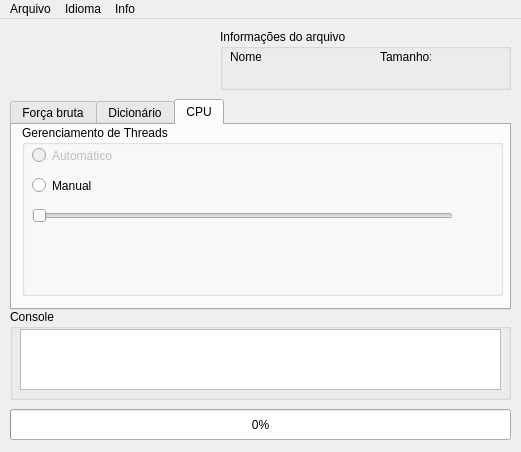
<?xml version="1.0" encoding="UTF-8"?>
<ui version="4.0">
 <class>janela</class>
 <widget class="QMainWindow" name="janela">
  <property name="windowModality">
   <enum>Qt::NonModal</enum>
  </property>
  <property name="enabled">
   <bool>true</bool>
  </property>
  <property name="geometry">
   <rect>
    <x>0</x>
    <y>0</y>
    <width>521</width>
    <height>452</height>
   </rect>
  </property>
  <property name="minimumSize">
   <size>
    <width>521</width>
    <height>452</height>
   </size>
  </property>
  <property name="maximumSize">
   <size>
    <width>521</width>
    <height>452</height>
   </size>
  </property>
  <property name="windowTitle">
   <string>RAR Recovery</string>
  </property>
  <property name="windowIcon">
   <iconset>
    <normaloff>icones/Winrar/Winrar-com-chave.png</normaloff>icones/Winrar/Winrar-com-chave.png</iconset>
  </property>
  <property name="animated">
   <bool>true</bool>
  </property>
  <widget class="QWidget" name="centralwidget">
   <widget class="QPushButton" name="pushButtonIniciar">
    <property name="geometry">
     <rect>
      <x>10</x>
      <y>10</y>
      <width>61</width>
      <height>61</height>
     </rect>
    </property>
    <property name="font">
     <font>
      <weight>50</weight>
      <bold>false</bold>
     </font>
    </property>
    <property name="text">
     <string notr="true"/>
    </property>
    <property name="icon">
     <iconset>
      <normaloff>icones/Controles de midias/play-dentro-de-um-círculo-96.png</normaloff>icones/Controles de midias/play-dentro-de-um-círculo-96.png</iconset>
    </property>
    <property name="iconSize">
     <size>
      <width>50</width>
      <height>50</height>
     </size>
    </property>
    <property name="flat">
     <bool>true</bool>
    </property>
   </widget>
   <widget class="QPushButton" name="pushButtonParar">
    <property name="enabled">
     <bool>true</bool>
    </property>
    <property name="geometry">
     <rect>
      <x>150</x>
      <y>10</y>
      <width>61</width>
      <height>61</height>
     </rect>
    </property>
    <property name="font">
     <font>
      <weight>50</weight>
      <bold>false</bold>
     </font>
    </property>
    <property name="text">
     <string notr="true"/>
    </property>
    <property name="icon">
     <iconset>
      <normaloff>icones/Controles de midias/pare-quadrado-96.png</normaloff>icones/Controles de midias/pare-quadrado-96.png</iconset>
    </property>
    <property name="iconSize">
     <size>
      <width>50</width>
      <height>50</height>
     </size>
    </property>
    <property name="flat">
     <bool>true</bool>
    </property>
   </widget>
   <widget class="QPushButton" name="pushButtonPausar">
    <property name="enabled">
     <bool>false</bool>
    </property>
    <property name="geometry">
     <rect>
      <x>80</x>
      <y>10</y>
      <width>61</width>
      <height>61</height>
     </rect>
    </property>
    <property name="font">
     <font>
      <weight>50</weight>
      <bold>false</bold>
     </font>
    </property>
    <property name="text">
     <string notr="true"/>
    </property>
    <property name="icon">
     <iconset>
      <normaloff>icones/Controles de midias/pausa-circular-96.png</normaloff>icones/Controles de midias/pausa-circular-96.png</iconset>
    </property>
    <property name="iconSize">
     <size>
      <width>50</width>
      <height>50</height>
     </size>
    </property>
    <property name="flat">
     <bool>true</bool>
    </property>
   </widget>
   <widget class="QTabWidget" name="tabWidget">
    <property name="enabled">
     <bool>true</bool>
    </property>
    <property name="geometry">
     <rect>
      <x>10</x>
      <y>80</y>
      <width>501</width>
      <height>211</height>
     </rect>
    </property>
    <property name="currentIndex">
     <number>2</number>
    </property>
    <property name="iconSize">
     <size>
      <width>27</width>
      <height>27</height>
     </size>
    </property>
    <property name="tabsClosable">
     <bool>false</bool>
    </property>
    <property name="movable">
     <bool>false</bool>
    </property>
    <property name="tabBarAutoHide">
     <bool>false</bool>
    </property>
    <widget class="QWidget" name="tab">
     <attribute name="icon">
      <iconset>
       <normaloff>icones/Força bruta/winrarcommartelo.png</normaloff>icones/Força bruta/winrarcommartelo.png</iconset>
     </attribute>
     <attribute name="title">
      <string>Força bruta</string>
     </attribute>
     <widget class="QGroupBox" name="groupBox_2">
      <property name="enabled">
       <bool>false</bool>
      </property>
      <property name="geometry">
       <rect>
        <x>200</x>
        <y>0</y>
        <width>289</width>
        <height>81</height>
       </rect>
      </property>
      <property name="title">
       <string>Inicio e fim</string>
      </property>
      <widget class="QLabel" name="label">
       <property name="geometry">
        <rect>
         <x>10</x>
         <y>20</y>
         <width>51</width>
         <height>16</height>
        </rect>
       </property>
       <property name="text">
        <string>Iniciar em:</string>
       </property>
      </widget>
      <widget class="QLabel" name="label_2">
       <property name="geometry">
        <rect>
         <x>10</x>
         <y>50</y>
         <width>61</width>
         <height>16</height>
        </rect>
       </property>
       <property name="text">
        <string>Finalizar em:</string>
       </property>
      </widget>
      <widget class="QLineEdit" name="lineEdit">
       <property name="geometry">
        <rect>
         <x>80</x>
         <y>20</y>
         <width>91</width>
         <height>21</height>
        </rect>
       </property>
      </widget>
      <widget class="QLineEdit" name="lineEdit_2">
       <property name="geometry">
        <rect>
         <x>80</x>
         <y>50</y>
         <width>91</width>
         <height>20</height>
        </rect>
       </property>
      </widget>
      <widget class="QPushButton" name="pushButton_6">
       <property name="geometry">
        <rect>
         <x>180</x>
         <y>20</y>
         <width>21</width>
         <height>21</height>
        </rect>
       </property>
       <property name="text">
        <string/>
       </property>
       <property name="icon">
        <iconset>
         <normaloff>icones/Apagar/apagar-480.png</normaloff>icones/Apagar/apagar-480.png</iconset>
       </property>
       <property name="iconSize">
        <size>
         <width>17</width>
         <height>17</height>
        </size>
       </property>
      </widget>
      <widget class="QPushButton" name="pushButton_7">
       <property name="geometry">
        <rect>
         <x>180</x>
         <y>50</y>
         <width>21</width>
         <height>21</height>
        </rect>
       </property>
       <property name="text">
        <string/>
       </property>
       <property name="icon">
        <iconset>
         <normaloff>icones/Apagar/apagar-480.png</normaloff>icones/Apagar/apagar-480.png</iconset>
       </property>
       <property name="iconSize">
        <size>
         <width>17</width>
         <height>17</height>
        </size>
       </property>
      </widget>
     </widget>
     <widget class="QGroupBox" name="groupBox_3">
      <property name="geometry">
       <rect>
        <x>200</x>
        <y>80</y>
        <width>289</width>
        <height>89</height>
       </rect>
      </property>
      <property name="title">
       <string>Tamanho da senha</string>
      </property>
      <widget class="QSpinBox" name="spinBoxLimiteMinimo">
       <property name="geometry">
        <rect>
         <x>140</x>
         <y>20</y>
         <width>42</width>
         <height>21</height>
        </rect>
       </property>
       <property name="minimum">
        <number>1</number>
       </property>
       <property name="maximum">
        <number>9</number>
       </property>
      </widget>
      <widget class="QSpinBox" name="spinBoxLimiteMaximo">
       <property name="geometry">
        <rect>
         <x>140</x>
         <y>60</y>
         <width>42</width>
         <height>20</height>
        </rect>
       </property>
       <property name="minimum">
        <number>1</number>
       </property>
       <property name="maximum">
        <number>9</number>
       </property>
      </widget>
      <widget class="QLabel" name="label_3">
       <property name="geometry">
        <rect>
         <x>10</x>
         <y>20</y>
         <width>141</width>
         <height>16</height>
        </rect>
       </property>
       <property name="text">
        <string>Limite mínimo da senha:</string>
       </property>
      </widget>
      <widget class="QLabel" name="label_4">
       <property name="geometry">
        <rect>
         <x>10</x>
         <y>60</y>
         <width>141</width>
         <height>16</height>
        </rect>
       </property>
       <property name="text">
        <string>Limite máximo da senha:</string>
       </property>
      </widget>
      <widget class="QLabel" name="label_5">
       <property name="geometry">
        <rect>
         <x>190</x>
         <y>20</y>
         <width>61</width>
         <height>16</height>
        </rect>
       </property>
       <property name="text">
        <string>caractere(s)</string>
       </property>
      </widget>
      <widget class="QLabel" name="label_6">
       <property name="geometry">
        <rect>
         <x>190</x>
         <y>60</y>
         <width>61</width>
         <height>16</height>
        </rect>
       </property>
       <property name="text">
        <string>caractere(s)</string>
       </property>
      </widget>
     </widget>
     <widget class="QGroupBox" name="groupBox">
      <property name="geometry">
       <rect>
        <x>5</x>
        <y>0</y>
        <width>191</width>
        <height>169</height>
       </rect>
      </property>
      <property name="title">
       <string>Caracteres</string>
      </property>
      <widget class="QCheckBox" name="checkBoxLetrasMaiusculas">
       <property name="geometry">
        <rect>
         <x>10</x>
         <y>20</y>
         <width>171</width>
         <height>17</height>
        </rect>
       </property>
       <property name="text">
        <string>Letras maiúsculas (A - Z)</string>
       </property>
      </widget>
      <widget class="QCheckBox" name="checkBoxLetrasMinusculas">
       <property name="geometry">
        <rect>
         <x>10</x>
         <y>40</y>
         <width>171</width>
         <height>17</height>
        </rect>
       </property>
       <property name="text">
        <string>Letras minúsculas (a - z)</string>
       </property>
      </widget>
      <widget class="QCheckBox" name="checkBoxNumeros">
       <property name="geometry">
        <rect>
         <x>10</x>
         <y>80</y>
         <width>171</width>
         <height>17</height>
        </rect>
       </property>
       <property name="text">
        <string>Números (0 - 9)</string>
       </property>
      </widget>
      <widget class="QCheckBox" name="checkBoxSimbolos">
       <property name="enabled">
        <bool>true</bool>
       </property>
       <property name="geometry">
        <rect>
         <x>10</x>
         <y>100</y>
         <width>171</width>
         <height>17</height>
        </rect>
       </property>
       <property name="text">
        <string>Símbolos especiais (@, #, $...)</string>
       </property>
      </widget>
      <widget class="QCheckBox" name="checkBoxLetrasAcentuadas">
       <property name="geometry">
        <rect>
         <x>10</x>
         <y>60</y>
         <width>171</width>
         <height>17</height>
        </rect>
       </property>
       <property name="text">
        <string>Letras acentuadas (ã, é, ç...)</string>
       </property>
      </widget>
      <widget class="QCheckBox" name="checkBoxEspaco">
       <property name="geometry">
        <rect>
         <x>10</x>
         <y>120</y>
         <width>171</width>
         <height>17</height>
        </rect>
       </property>
       <property name="text">
        <string>Espaço</string>
       </property>
      </widget>
      <widget class="QCheckBox" name="checkBoxTodos">
       <property name="geometry">
        <rect>
         <x>10</x>
         <y>140</y>
         <width>171</width>
         <height>17</height>
        </rect>
       </property>
       <property name="text">
        <string>Todos os caracteres</string>
       </property>
      </widget>
     </widget>
    </widget>
    <widget class="QWidget" name="tab_2">
     <attribute name="icon">
      <iconset>
       <normaloff>icones/Dicionário/dicionário-480.png</normaloff>icones/Dicionário/dicionário-480.png</iconset>
     </attribute>
     <attribute name="title">
      <string>Dicionário</string>
     </attribute>
     <widget class="QPushButton" name="pushButton_4">
      <property name="geometry">
       <rect>
        <x>7</x>
        <y>7</y>
        <width>91</width>
        <height>41</height>
       </rect>
      </property>
      <property name="text">
       <string>Abrir</string>
      </property>
      <property name="icon">
       <iconset>
        <normaloff>icones/Pastas/abrir-pasta-96.png</normaloff>icones/Pastas/abrir-pasta-96.png</iconset>
      </property>
      <property name="iconSize">
       <size>
        <width>40</width>
        <height>40</height>
       </size>
      </property>
     </widget>
     <widget class="QPushButton" name="pushButton_5">
      <property name="geometry">
       <rect>
        <x>7</x>
        <y>55</y>
        <width>91</width>
        <height>41</height>
       </rect>
      </property>
      <property name="text">
       <string>Fechar</string>
      </property>
      <property name="icon">
       <iconset>
        <normaloff>icones/Sistema operacional/excluir-96.png</normaloff>icones/Sistema operacional/excluir-96.png</iconset>
      </property>
      <property name="iconSize">
       <size>
        <width>40</width>
        <height>40</height>
       </size>
      </property>
     </widget>
     <widget class="QGroupBox" name="groupBox_6">
      <property name="geometry">
       <rect>
        <x>105</x>
        <y>0</y>
        <width>384</width>
        <height>81</height>
       </rect>
      </property>
      <property name="title">
       <string>Inicio e fim</string>
      </property>
      <widget class="QLabel" name="label_13">
       <property name="geometry">
        <rect>
         <x>10</x>
         <y>20</y>
         <width>91</width>
         <height>16</height>
        </rect>
       </property>
       <property name="text">
        <string>Iniciar na linha:</string>
       </property>
      </widget>
      <widget class="QLabel" name="label_14">
       <property name="geometry">
        <rect>
         <x>10</x>
         <y>50</y>
         <width>91</width>
         <height>16</height>
        </rect>
       </property>
       <property name="text">
        <string>Finalizar na linha:</string>
       </property>
      </widget>
      <widget class="QLineEdit" name="lineEdit_5">
       <property name="geometry">
        <rect>
         <x>120</x>
         <y>20</y>
         <width>91</width>
         <height>21</height>
        </rect>
       </property>
      </widget>
      <widget class="QLineEdit" name="lineEdit_6">
       <property name="geometry">
        <rect>
         <x>120</x>
         <y>50</y>
         <width>91</width>
         <height>20</height>
        </rect>
       </property>
      </widget>
      <widget class="QPushButton" name="pushButton_8">
       <property name="geometry">
        <rect>
         <x>220</x>
         <y>20</y>
         <width>21</width>
         <height>21</height>
        </rect>
       </property>
       <property name="text">
        <string/>
       </property>
       <property name="icon">
        <iconset>
         <normaloff>icones/Apagar/apagar-480.png</normaloff>icones/Apagar/apagar-480.png</iconset>
       </property>
       <property name="iconSize">
        <size>
         <width>17</width>
         <height>17</height>
        </size>
       </property>
      </widget>
      <widget class="QPushButton" name="pushButton_9">
       <property name="geometry">
        <rect>
         <x>220</x>
         <y>50</y>
         <width>21</width>
         <height>21</height>
        </rect>
       </property>
       <property name="text">
        <string/>
       </property>
       <property name="icon">
        <iconset>
         <normaloff>icones/Apagar/apagar-480.png</normaloff>icones/Apagar/apagar-480.png</iconset>
       </property>
       <property name="iconSize">
        <size>
         <width>17</width>
         <height>17</height>
        </size>
       </property>
      </widget>
     </widget>
     <widget class="QGroupBox" name="groupBox_7">
      <property name="geometry">
       <rect>
        <x>105</x>
        <y>80</y>
        <width>384</width>
        <height>89</height>
       </rect>
      </property>
      <property name="title">
       <string>Informações do arquivo</string>
      </property>
      <widget class="QLabel" name="label_15">
       <property name="geometry">
        <rect>
         <x>190</x>
         <y>20</y>
         <width>51</width>
         <height>16</height>
        </rect>
       </property>
       <property name="text">
        <string>Formato:</string>
       </property>
      </widget>
      <widget class="QLabel" name="label_16">
       <property name="geometry">
        <rect>
         <x>290</x>
         <y>20</y>
         <width>51</width>
         <height>16</height>
        </rect>
       </property>
       <property name="text">
        <string>Tamanho:</string>
       </property>
      </widget>
      <widget class="QLabel" name="label_17">
       <property name="geometry">
        <rect>
         <x>240</x>
         <y>20</y>
         <width>21</width>
         <height>16</height>
        </rect>
       </property>
       <property name="text">
        <string>xxx</string>
       </property>
      </widget>
      <widget class="QLabel" name="label_18">
       <property name="geometry">
        <rect>
         <x>340</x>
         <y>20</y>
         <width>31</width>
         <height>16</height>
        </rect>
       </property>
       <property name="text">
        <string>xxx</string>
       </property>
      </widget>
      <widget class="QLabel" name="label_21">
       <property name="geometry">
        <rect>
         <x>10</x>
         <y>20</y>
         <width>31</width>
         <height>16</height>
        </rect>
       </property>
       <property name="text">
        <string>Nome:</string>
       </property>
      </widget>
      <widget class="QLabel" name="label_22">
       <property name="geometry">
        <rect>
         <x>110</x>
         <y>20</y>
         <width>61</width>
         <height>16</height>
        </rect>
       </property>
       <property name="text">
        <string>xxxxxxxxx</string>
       </property>
      </widget>
      <widget class="QLabel" name="label_23">
       <property name="geometry">
        <rect>
         <x>110</x>
         <y>50</y>
         <width>71</width>
         <height>16</height>
        </rect>
       </property>
       <property name="text">
        <string>xxxxxxxxx</string>
       </property>
      </widget>
      <widget class="QLabel" name="label_26">
       <property name="geometry">
        <rect>
         <x>10</x>
         <y>50</y>
         <width>91</width>
         <height>16</height>
        </rect>
       </property>
       <property name="text">
        <string>Número de linhas:</string>
       </property>
      </widget>
     </widget>
    </widget>
    <widget class="QWidget" name="tab_3">
     <attribute name="icon">
      <iconset>
       <normaloff>icones/Sistema operacional/processador-96.png</normaloff>icones/Sistema operacional/processador-96.png</iconset>
     </attribute>
     <attribute name="title">
      <string>CPU</string>
     </attribute>
     <widget class="QGroupBox" name="groupBox_9">
      <property name="geometry">
       <rect>
        <x>10</x>
        <y>0</y>
        <width>481</width>
        <height>171</height>
       </rect>
      </property>
      <property name="title">
       <string>Gerenciamento de Threads</string>
      </property>
      <widget class="QRadioButton" name="radioButton_4">
       <property name="enabled">
        <bool>false</bool>
       </property>
       <property name="geometry">
        <rect>
         <x>10</x>
         <y>20</y>
         <width>82</width>
         <height>21</height>
        </rect>
       </property>
       <property name="text">
        <string>Automático</string>
       </property>
      </widget>
      <widget class="QRadioButton" name="radioButton_5">
       <property name="geometry">
        <rect>
         <x>10</x>
         <y>50</y>
         <width>82</width>
         <height>21</height>
        </rect>
       </property>
       <property name="text">
        <string>Manual</string>
       </property>
      </widget>
      <widget class="QSlider" name="horizontalSlider">
       <property name="geometry">
        <rect>
         <x>10</x>
         <y>80</y>
         <width>421</width>
         <height>22</height>
        </rect>
       </property>
       <property name="orientation">
        <enum>Qt::Horizontal</enum>
       </property>
      </widget>
     </widget>
    </widget>
   </widget>
   <widget class="QProgressBar" name="progressBarProgressoGeral">
    <property name="enabled">
     <bool>true</bool>
    </property>
    <property name="geometry">
     <rect>
      <x>10</x>
      <y>390</y>
      <width>501</width>
      <height>31</height>
     </rect>
    </property>
    <property name="layoutDirection">
     <enum>Qt::LeftToRight</enum>
    </property>
    <property name="value">
     <number>0</number>
    </property>
    <property name="alignment">
     <set>Qt::AlignCenter</set>
    </property>
    <property name="textVisible">
     <bool>true</bool>
    </property>
    <property name="orientation">
     <enum>Qt::Horizontal</enum>
    </property>
    <property name="invertedAppearance">
     <bool>false</bool>
    </property>
    <property name="textDirection">
     <enum>QProgressBar::TopToBottom</enum>
    </property>
    <property name="format">
     <string>%p%</string>
    </property>
   </widget>
   <widget class="QGroupBox" name="groupBox_5">
    <property name="geometry">
     <rect>
      <x>10</x>
      <y>290</y>
      <width>501</width>
      <height>91</height>
     </rect>
    </property>
    <property name="title">
     <string>Console</string>
    </property>
    <widget class="QTextEdit" name="textEditConsole">
     <property name="geometry">
      <rect>
       <x>10</x>
       <y>20</y>
       <width>481</width>
       <height>61</height>
      </rect>
     </property>
     <property name="verticalScrollBarPolicy">
      <enum>Qt::ScrollBarAlwaysOff</enum>
     </property>
     <property name="html">
      <string>&lt;!DOCTYPE HTML PUBLIC &quot;-//W3C//DTD HTML 4.0//EN&quot; &quot;http://www.w3.org/TR/REC-html40/strict.dtd&quot;&gt;
&lt;html&gt;&lt;head&gt;&lt;meta name=&quot;qrichtext&quot; content=&quot;1&quot; /&gt;&lt;style type=&quot;text/css&quot;&gt;
p, li { white-space: pre-wrap; }
&lt;/style&gt;&lt;/head&gt;&lt;body style=&quot; font-family:'MS Shell Dlg 2'; font-size:8.25pt; font-weight:400; font-style:normal;&quot;&gt;
&lt;p style=&quot;-qt-paragraph-type:empty; margin-top:0px; margin-bottom:0px; margin-left:0px; margin-right:0px; -qt-block-indent:0; text-indent:0px; font-family:'MS Shell Dlg 2';&quot;&gt;&lt;br /&gt;&lt;/p&gt;&lt;/body&gt;&lt;/html&gt;</string>
     </property>
    </widget>
   </widget>
   <widget class="QGroupBox" name="groupBox_4">
    <property name="geometry">
     <rect>
      <x>220</x>
      <y>10</y>
      <width>291</width>
      <height>61</height>
     </rect>
    </property>
    <property name="title">
     <string>Informações do arquivo</string>
    </property>
    <widget class="QLabel" name="label_8">
     <property name="geometry">
      <rect>
       <x>160</x>
       <y>20</y>
       <width>51</width>
       <height>16</height>
      </rect>
     </property>
     <property name="text">
      <string>Tamanho:</string>
     </property>
    </widget>
    <widget class="QLabel" name="labelTamanho">
     <property name="geometry">
      <rect>
       <x>210</x>
       <y>20</y>
       <width>71</width>
       <height>16</height>
      </rect>
     </property>
     <property name="text">
      <string/>
     </property>
    </widget>
    <widget class="QLabel" name="label_11">
     <property name="geometry">
      <rect>
       <x>10</x>
       <y>20</y>
       <width>31</width>
       <height>16</height>
      </rect>
     </property>
     <property name="text">
      <string>Nome:</string>
     </property>
    </widget>
    <widget class="QLabel" name="labelNome">
     <property name="geometry">
      <rect>
       <x>50</x>
       <y>20</y>
       <width>91</width>
       <height>16</height>
      </rect>
     </property>
     <property name="text">
      <string/>
     </property>
    </widget>
   </widget>
   <zorder>tabWidget</zorder>
   <zorder>pushButtonIniciar</zorder>
   <zorder>pushButtonParar</zorder>
   <zorder>pushButtonPausar</zorder>
   <zorder>progressBarProgressoGeral</zorder>
   <zorder>groupBox_5</zorder>
   <zorder>groupBox_4</zorder>
  </widget>
  <widget class="QMenuBar" name="menubar">
   <property name="geometry">
    <rect>
     <x>0</x>
     <y>0</y>
     <width>521</width>
     <height>21</height>
    </rect>
   </property>
   <widget class="QMenu" name="menuArquivo">
    <property name="title">
     <string>Arquivo</string>
    </property>
    <addaction name="actionAbrir"/>
    <addaction name="actionSalvar"/>
    <addaction name="separator"/>
    <addaction name="actionAbrirProjeto"/>
    <addaction name="separator"/>
    <addaction name="actionFechar"/>
   </widget>
   <widget class="QMenu" name="menuSobre">
    <property name="title">
     <string>Info</string>
    </property>
    <addaction name="actionAjuda"/>
    <addaction name="actionSobre"/>
   </widget>
   <widget class="QMenu" name="menuIdioma">
    <property name="title">
     <string>Idioma</string>
    </property>
    <addaction name="actionPortugues"/>
    <addaction name="actionIngles"/>
   </widget>
   <addaction name="menuArquivo"/>
   <addaction name="menuIdioma"/>
   <addaction name="menuSobre"/>
  </widget>
  <action name="actionAbrir">
   <property name="icon">
    <iconset>
     <normaloff>icones/Winrar/winrar-480.png</normaloff>icones/Winrar/winrar-480.png</iconset>
   </property>
   <property name="text">
    <string>Abrir RAR/ZIP</string>
   </property>
  </action>
  <action name="actionSalvar">
   <property name="enabled">
    <bool>false</bool>
   </property>
   <property name="icon">
    <iconset>
     <normaloff>icones/Sistema operacional/salvar-96.png</normaloff>icones/Sistema operacional/salvar-96.png</iconset>
   </property>
   <property name="text">
    <string>Salvar</string>
   </property>
  </action>
  <action name="actionAjuda">
   <property name="enabled">
    <bool>false</bool>
   </property>
   <property name="icon">
    <iconset>
     <normaloff>icones/Ajuda/ajuda-96.png</normaloff>icones/Ajuda/ajuda-96.png</iconset>
   </property>
   <property name="text">
    <string>Ajuda</string>
   </property>
  </action>
  <action name="actionSobre">
   <property name="enabled">
    <bool>false</bool>
   </property>
   <property name="icon">
    <iconset>
     <normaloff>icones/Sobre/sobre-96.png</normaloff>icones/Sobre/sobre-96.png</iconset>
   </property>
   <property name="text">
    <string>Sobre</string>
   </property>
  </action>
  <action name="actionFechar">
   <property name="icon">
    <iconset>
     <normaloff>icones/Saída/porta-aberta-80.png</normaloff>icones/Saída/porta-aberta-80.png</iconset>
   </property>
   <property name="text">
    <string>Sair</string>
   </property>
  </action>
  <action name="actionThreads">
   <property name="icon">
    <iconset>
     <normaloff>icones/Sistema operacional/processador-96.png</normaloff>icones/Sistema operacional/processador-96.png</iconset>
   </property>
   <property name="text">
    <string>Threads</string>
   </property>
  </action>
  <action name="actionPortugues">
   <property name="enabled">
    <bool>false</bool>
   </property>
   <property name="icon">
    <iconset>
     <normaloff>icones/Países/brasil-480.png</normaloff>icones/Países/brasil-480.png</iconset>
   </property>
   <property name="text">
    <string>Português</string>
   </property>
  </action>
  <action name="actionIngles">
   <property name="enabled">
    <bool>false</bool>
   </property>
   <property name="icon">
    <iconset>
     <normaloff>icones/Países/eua-480.png</normaloff>icones/Países/eua-480.png</iconset>
   </property>
   <property name="text">
    <string>Inglês</string>
   </property>
  </action>
  <action name="actionAbrirProjeto">
   <property name="enabled">
    <bool>false</bool>
   </property>
   <property name="icon">
    <iconset>
     <normaloff>icones/Pastas/abrir-pasta-96.png</normaloff>icones/Pastas/abrir-pasta-96.png</iconset>
   </property>
   <property name="text">
    <string>Abrir projeto</string>
   </property>
  </action>
 </widget>
 <layoutdefault spacing="0" margin="0"/>
 <resources/>
 <connections/>
</ui>
